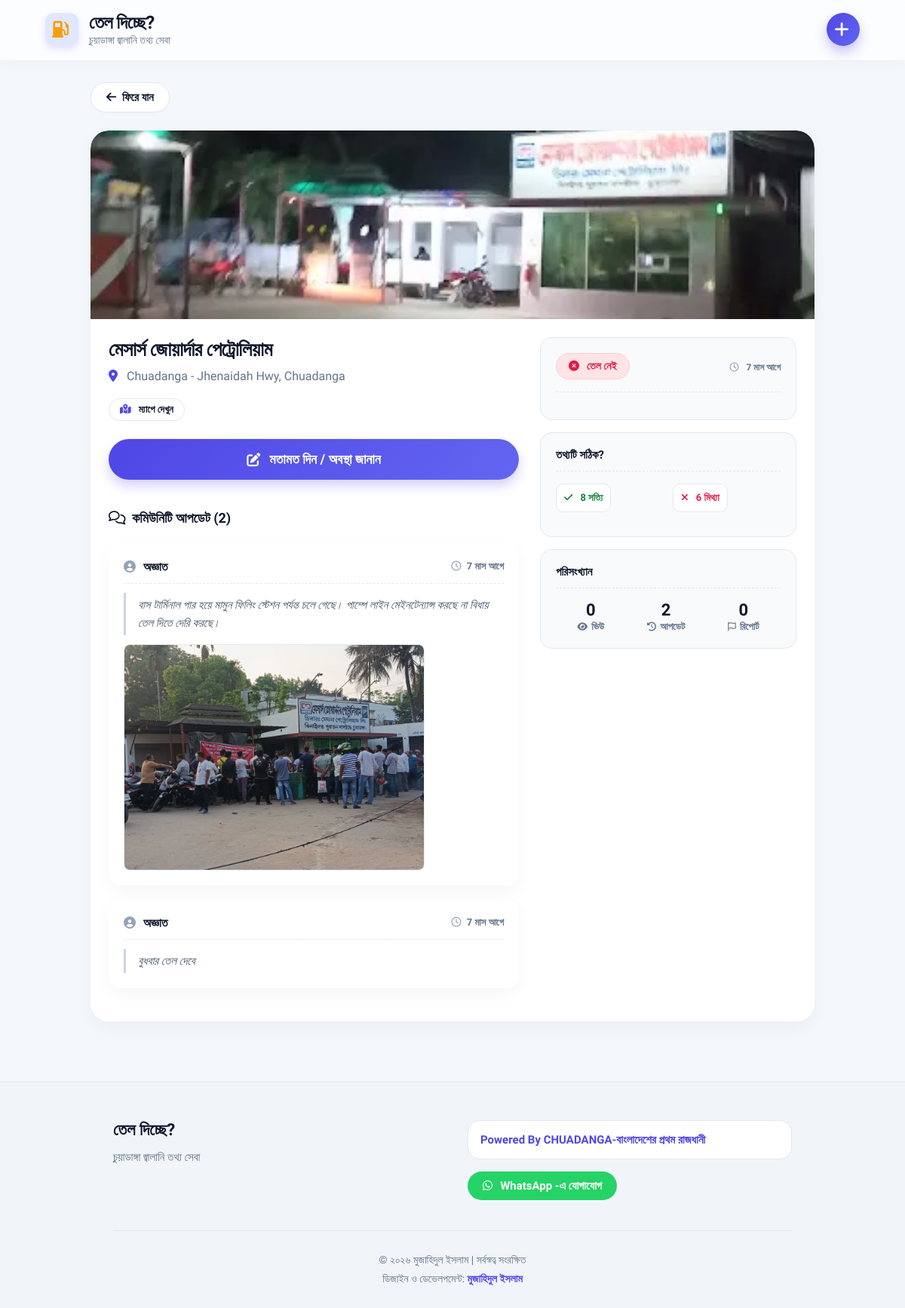
The page /details.php?id=8 on the database its author committed.
### tables this page shows
CREATE TABLE IF NOT EXISTS `settings` (
    `id` INT PRIMARY KEY DEFAULT 1,
    `ip_restriction` TINYINT(1) DEFAULT 1,
    `daily_vote_limit` INT DEFAULT 5,
    `daily_comment_limit` INT DEFAULT 5,
    `site_name` VARCHAR(100) DEFAULT 'তেল দিচ্ছে?',
    `site_desc` VARCHAR(255) DEFAULT 'চুয়াডাঙ্গা জ্বালানি তথ্য সেবা',
    `contact_email` VARCHAR(100) DEFAULT '',
    `copyright_year` VARCHAR(20) DEFAULT '২০২৬',
    `creator_name` VARCHAR(100) DEFAULT 'মুজাহিদুল ইসলাম',
    `facebook_link` VARCHAR(255) DEFAULT '',
    `promo_text` VARCHAR(255) DEFAULT 'Powered By CHUADANGA-বাংলাদেশের প্রথম রাজধানী',
    `promo_link` VARCHAR(255) DEFAULT 'https://www.facebook.com/groups/cdbpr',
    `total_visits` INT DEFAULT 0
);

CREATE TABLE IF NOT EXISTS `pumps` (
    `id` INT AUTO_INCREMENT PRIMARY KEY,
    `name` VARCHAR(255) NOT NULL,
    `address` VARCHAR(255) NOT NULL,
    `has_fuel` TINYINT(1) DEFAULT 1,
    `petrol` TINYINT(1) DEFAULT 0,
    `octane` TINYINT(1) DEFAULT 0,
    `diesel` TINYINT(1) DEFAULT 0,
    `fuel_limit` VARCHAR(100) DEFAULT NULL,
    `map_link` TEXT DEFAULT NULL,
    `phone` VARCHAR(50) DEFAULT NULL,
    `image_path` VARCHAR(255) DEFAULT NULL,
    `added_by` VARCHAR(100) DEFAULT NULL,
    `likes` INT DEFAULT 0,
    `dislikes` INT DEFAULT 0,
    `report_count` INT DEFAULT 0,
    `view_count` INT DEFAULT 0,
    `last_updated` TIMESTAMP DEFAULT CURRENT_TIMESTAMP ON UPDATE CURRENT_TIMESTAMP
);

CREATE TABLE IF NOT EXISTS `comments` (
    `id` INT AUTO_INCREMENT PRIMARY KEY,
    `pump_id` INT NOT NULL,
    `ip_address` VARCHAR(45) NOT NULL,
    `author` VARCHAR(100) DEFAULT 'অজ্ঞাত',
    `comment_text` TEXT DEFAULT NULL,
    `image_path` VARCHAR(255) DEFAULT NULL,
    `created_at` TIMESTAMP DEFAULT CURRENT_TIMESTAMP,
    CONSTRAINT `fk_comments_pump` FOREIGN KEY (`pump_id`) REFERENCES `pumps` (`id`) ON DELETE CASCADE
);

### details.php (the view, shortened to what this page needs)
<?php
require_once 'db.php';
if (!function_exists('time_elapsed_string')) {
function time_elapsed_string($datetime, $full = false) {
    try {
        $now = new DateTime('now', new DateTimeZone('Asia/Dhaka'));
        $ago = new DateTime($datetime, new DateTimeZone('Asia/Dhaka'));
    } catch (Exception $e) {
        return 'কিছুক্ষণ আগে';
    }
    $diff = $now->diff($ago);
    $weeks = (int)floor($diff->d / 7);
    $days = $diff->d - ($weeks * 7);
    $string = [
        'y' => $diff->y ? $diff->y . ' বছর' : '',
        'm' => $diff->m ? $diff->m . ' মাস' : '',
        'w' => $weeks ? $weeks . ' সপ্তাহ' : '',
        'd' => $days ? $days . ' দিন' : '',
        'h' => $diff->h ? $diff->h . ' ঘণ্টা' : '',
        'i' => $diff->i ? $diff->i . ' মিনিট' : '',
        's' => $diff->s ? $diff->s . ' সেকেন্ড' : '',
    ];
    $string = array_filter($string);
    if (!$full) {
        $string = array_slice($string, 0, 1);
    }
    return !empty($string) ? reset($string) . ' আগে' : 'এইমাত্র';
}
}
$pump_id = (int)$_GET['id'];
$stmt = $pdo->prepare("SELECT * FROM pumps WHERE id = ?");
$stmt->execute([$pump_id]);
$pump = $stmt->fetch(PDO::FETCH_ASSOC);
if (!isset($_SESSION['viewed_pumps']) || !in_array($pump_id, $_SESSION['viewed_pumps'])) {
    try {
        $pdo->prepare("UPDATE pumps SET view_count = view_count + 1 WHERE id = ?")->execute([$pump_id]);
    } catch (Exception $e) {}
}
$stmtSet = $pdo->query("SELECT * FROM settings WHERE id = 1");
$settings = $stmtSet->fetch(PDO::FETCH_ASSOC) ?: [];
$stmtComments = $pdo->prepare("SELECT * FROM comments WHERE pump_id = ? ORDER BY created_at DESC");
$stmtComments->execute([$pump_id]);
$comments = $stmtComments->fetchAll(PDO::FETCH_ASSOC);
$total_reports = $pump['report_count'] ?? 0;
$total_updates = count($comments);
require_once 'header.php';
?>
<div class="main-container">
    <a href="./" class="back-btn mb-4"><i class="fa-solid fa-arrow-left"></i> ফিরে যান</a>
    <div class="details-card">
        <?php if (!empty($pump['image_path'])): ?>
            <div class="details-image-wrapper">
                <img src="<?= htmlspecialchars($pump['image_path']) ?>" alt="Pump" class="pump-thumb" onerror="this.parentElement.style.display='none';">
            </div>
        <?php endif; ?>
        <div class="details-grid-compact">
            <div class="details-main-info">
                <h1 class="details-title"><?= htmlspecialchars($pump['name']) ?></h1>
                <p class="details-address"><i class="fa-solid fa-location-dot"></i><?= htmlspecialchars($pump['address']) ?></p>
                <div class="contact-links-row" style="margin-top: 20px; margin-bottom: 24px;">
                    <?php if (!empty($pump['map_link'])): ?><a href="<?= htmlspecialchars($pump['map_link']) ?>" target="_blank" rel="noopener noreferrer" class="contact-pill"><i class="fa-solid fa-map-location-dot"></i> ম্যাপে দেখুন</a><?php endif; ?>
                </div>
                <button class="btn-submit update-btn open-update-modal" style="width: 100%; padding: 16px; font-size: 18px; flex: unset;" data-id="<?= $pump['id'] ?>" data-name="<?= htmlspecialchars($pump['name']) ?>" data-has-fuel="<?= $pump['has_fuel'] ? '1' : '0' ?>" data-petrol="<?= $pump['petrol'] ? '1' : '0' ?>" data-octane="<?= $pump['octane'] ? '1' : '0' ?>" data-diesel="<?= $pump['diesel'] ? '1' : '0' ?>" data-fuel-limit="<?= htmlspecialchars($pump['fuel_limit'] ?? '') ?>">
                    <i class="fa-solid fa-pen-to-square"></i> মতামত দিন / অবস্থা জানান
                </button>
                <div class="comments-section" style="margin-top: 40px;">
                    <h3 class="section-title" style="margin-bottom: 24px; font-size: 18px;"><i class="fa-regular fa-comments"></i> কমিউনিটি আপডেট (<?= $total_updates ?>)</h3>
                    <?php if (count($comments) > 0): ?>
                        <?php foreach($comments as $c): ?>
                            <div class="community-card" style="padding: 20px;">
                                <div class="community-card-header" style="padding-bottom: 12px; margin-bottom: 12px;">
                                    <div class="community-author"><i class="fa-solid fa-user-circle"></i> <?= htmlspecialchars($c['author'] ?: 'অজ্ঞাত') ?></div>
                                    <div class="community-time"><i class="fa-regular fa-clock"></i> <?= time_elapsed_string($c['created_at']) ?></div>
                                </div>
                                <?php if(!empty($c['comment_text'])): ?>
                                    <div class="community-text"><?= nl2br(htmlspecialchars($c['comment_text'])) ?></div>
                                <?php endif; ?>
                                <?php if(!empty($c['image_path'])): ?>
                                    <div style="margin-top: 12px;">
                                        <a href="<?= htmlspecialchars($c['image_path']) ?>" target="_blank">
                                            <img src="<?= htmlspecialchars($c['image_path']) ?>" alt="Update Photo" style="max-width: 100%; max-height: 300px; border-radius: 8px; border: 1px solid var(--border); display: block;">
                                        </a>
                                    </div>
                                <?php endif; ?>
                            </div>
                        <?php endforeach; ?>
                    <?php else: ?>
                        <div class="empty-state" style="display: block; padding: 40px 20px; background: #f8fafc; border-style: solid;">
                            <p>এখনো কোনো আপডেট দেওয়া হয়নি।</p>
                        </div>
                    <?php endif; ?>
                </div>
            </div>
            <div class="details-status-info">
                <div class="details-widget-box">
                    <div class="widget-header">
                        <?php if ($pump['has_fuel']): ?><span class="status-badge status-yes"><i class="fa-solid fa-circle-check"></i> তেল আছে</span><?php else: ?><span class="status-badge status-no"><i class="fa-solid fa-circle-xmark"></i> তেল নেই</span><?php endif; ?>
                        <div class="details-meta"><span class="meta-item"><i class="fa-regular fa-clock"></i> <strong><?= time_elapsed_string($pump['last_updated']) ?></strong></span></div>
                    </div>
                    <div class="fuel-grid justify-start" style="padding-top: 16px; border-top: 1px dashed var(--border);">
                    </div>
                </div>
                <div class="details-widget-box">
                    <h3 class="widget-title">তথ্যটি সঠিক?</h3>
                    <div class="feedback-actions" style="gap: 12px;">
                        <form method="POST" style="margin: 0; flex: 1;"><button type="submit" class="vote-btn vote-like" style="padding: 10px;" title="এই তথ্যটি সঠিক"><i class="fa-solid fa-check"></i> <span><?= $pump['likes'] ?? 0 ?> সত্যি</span></button></form>
                        <form method="POST" style="margin: 0; flex: 1;"><button type="submit" class="vote-btn vote-dislike" style="padding: 10px;" title="এই তথ্যটি মিথ্যা"><i class="fa-solid fa-times"></i> <span><?= $pump['dislikes'] ?? 0 ?> মিথ্যা</span></button></form>
                    </div>
                </div>
                <div class="details-widget-box">
                    <h3 class="widget-title">পরিসংখ্যান</h3>
                    <div class="compact-stats">
                        <div class="compact-stat-item"><span><?= $pump['view_count'] ?? 0 ?></span><i class="fa-solid fa-eye"></i> ভিউ</div>
                        <div class="compact-stat-item"><span><?= $total_updates ?></span><i class="fa-solid fa-clock-rotate-left"></i> আপডেট</div>
                        <div class="compact-stat-item"><span><?= $total_reports ?></span><i class="fa-regular fa-flag"></i> রিপোর্ট</div>
                    </div>
                </div>
            </div>
        </div>
    </div>
</div>
<?php require_once 'footer.php'; ?>

### header.php (shortened to what this page needs)
<!DOCTYPE html>
<html lang="bn">
<head>
    <link rel="stylesheet" href="https://cdnjs.cloudflare.com/ajax/libs/font-awesome/6.4.0/css/all.min.css">
    <link rel="stylesheet" href="style.css?v=<?= time() ?>">
</head>
<body>
<div class="navbar">
    <div class="navbar-brand">
        <div class="nav-icon"><i class="fa-solid fa-gas-pump"></i></div>
        <div>
            <h1><?= htmlspecialchars($settings['site_name'] ?? 'তেল দিচ্ছে?') ?></h1>
            <p><?= htmlspecialchars($settings['site_desc'] ?? 'কোথায় তেল পাওয়া যাচ্ছে জানুন') ?></p>
        </div>
    </div>
    <div class="plus-icon" id="navPlusIcon"><i class="fa-solid fa-plus"></i></div>
</div>

### footer.php (shortened to what this page needs)
<footer class="site-footer">
    <div class="footer-content">
        <div class="footer-left">
            <h3><?= htmlspecialchars($settings['site_name'] ?? 'তেল দিচ্ছে?') ?></h3>
            <p><?= htmlspecialchars($settings['site_desc'] ?? 'চুয়াডাঙ্গা জ্বালানি তথ্য সেবা') ?></p>
        </div>
        <div class="footer-right">
            <?php if (!empty($settings['promo_text'])): ?>
                <div class="promo-box">
                    <?php if (!empty($settings['promo_link'])): ?>
                        <a href="<?= htmlspecialchars($settings['promo_link']) ?>" target="_blank"><?= htmlspecialchars($settings['promo_text']) ?></a>
                    <?php else: ?>
                        <span><?= htmlspecialchars($settings['promo_text']) ?></span>
                    <?php endif; ?>
                </div>
            <?php endif; ?>
            <a href="https://wa.me/8801571432927" target="_blank" class="social-link" style="background:#25D366;color:#fff;border-color:#25D366;display:inline-flex;align-items:center;gap:6px;"><i class="fa-brands fa-whatsapp"></i> WhatsApp -এ যোগাযোগ</a>
        </div>
    </div>
    <div class="footer-bottom">
        <p class="copyright-text">&copy; <?= htmlspecialchars($settings['copyright_year'] ?? '২০২৬') ?> <?= htmlspecialchars($settings['creator_name'] ?? 'মুজাহিদুল ইসলাম') ?> | সর্বস্বত্ব সংরক্ষিত</p>
        <p class="powered-by">ডিজাইন ও ডেভেলপমেন্ট: <strong><?= htmlspecialchars($settings['creator_name'] ?? 'মুজাহিদুল ইসলাম') ?></strong></p>
    </div>
</footer>
</body>
</html>

### rows shown on the page
settings: site_name "তেল দিচ্ছে?", site_desc "চুয়াডাঙ্গা জ্বালানি তথ্য সেবা", promo_text "Powered By CHUADANGA-বাংলাদেশের প্রথম রাজধানী", copyright_year "২০২৬", creator_name "মুজাহিদুল ইসলাম"
pumps: image_path (picture), name "মেসার্স জোয়ার্দার পেট্রোলিয়াম", address "Chuadanga - Jhenaidah Hwy, Chuadanga", last_updated "7 মাস আগে", likes "8", dislikes "6", view_count "0", report_count "0"
comments: author "অজ্ঞাত", created_at "7 মাস আগে", comment_text "বাস টার্মিনাল পার হয়ে মামুন ফিলিং স্টেশন পর্যন্ত চলে গেছে। পাম্পে লাইন মেইনটেন্যান্স করছে না বিধায় তেল দিতে দেরি করছে।", image_path (picture)
comments: author "অজ্ঞাত", created_at "7 মাস আগে", comment_text "বুধবার তেল দেবে"

### other values the page prints
$total_updates "2"
